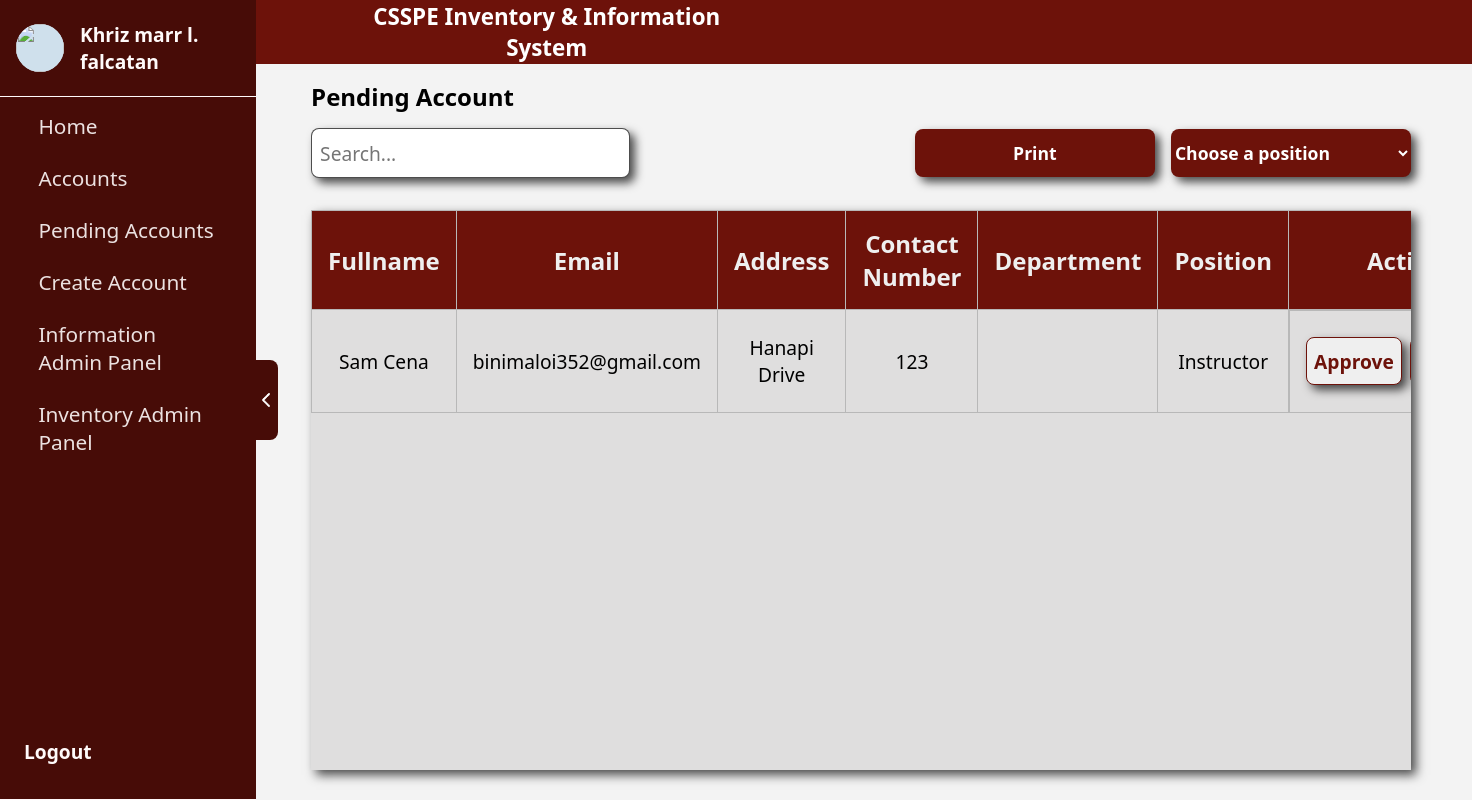
The app's page /superAdmin/pendingAccount.php (signed in) with its own data.
### tables this page shows
CREATE TABLE `pending_users` (
  `id` int(11) NOT NULL,
  `first_name` varchar(100) NOT NULL,
  `last_name` varchar(100) NOT NULL,
  `middle_name` varchar(100) DEFAULT NULL,
  `email` varchar(255) NOT NULL,
  `address` text NOT NULL,
  `contact_no` varchar(15) NOT NULL,
  `rank` enum('Instructor','Assistant Professor','Associate Professor','Professor') NOT NULL,
  `password` varchar(255) NOT NULL,
  `created_at` timestamp NOT NULL DEFAULT current_timestamp(),
  `role` varchar(50) NOT NULL DEFAULT 'Instructor',
  `image` varchar(255) DEFAULT NULL,
  `department` varchar(255) NOT NULL
);

### superAdmin/pendingAccount.php (the view, shortened to what this page needs)
<?php
require_once '../conn/conn.php';
$query = "SELECT id, first_name, last_name, middle_name, email, address, contact_no, rank, password, created_at, role, department FROM pending_users";
$result = mysqli_query($conn, $query);
?>
<!DOCTYPE html>
<html lang="en">
<head>
    <link rel="stylesheet" href="../assets/css/pendingAccount.css">
    <link rel="stylesheet" href="../assets/css/sidebar.css">
    <link href="https://cdn.jsdelivr.net/npm/sweetalert2@11/dist/sweetalert2.min.css" rel="stylesheet">
</head>
<body>
    <div class="body">
    <div class="sidebar">
            <div class="sidebarContent">
                <div class="arrowContainer" style="margin-left: 80rem;" id="toggleButton">
                    <div class="subArrowContainer">
                        <img class="hideIcon" src="../assets/img/arrow.png" alt="">
                    </div>
                </div>
            </div>
            <div class="userContainer">
                <div class="subUserContainer">
                    <div class="userPictureContainer">
                        <div class="subUserPictureContainer">
                            <img class="subUserPictureContainer" src="../assets/img/CSSPE.png" alt="">
                        </div>
                    </div>
                    <div class="userPictureContainer1">
                        <p>Khriz marr l. falcatan</p>
                    </div>
                </div>
                <div class="navContainer">
                    <div class="subNavContainer">
                        <a href="../superAdmin/homePage/announcement.php">
                            <div class="buttonContainer1">
                                <div class="nameOfIconContainer">
                                    <p>Home</p>
                                </div>
                            </div>
                        </a>
                        <a href="../superAdmin/account.php">
                            <div class="buttonContainer1">
                                <div class="nameOfIconContainer">
                                    <p>Accounts</p>
                                </div>
                            </div>
                        </a>
                        <a href="../superAdmin/pendingAccount.php">
                            <div class="buttonContainer1">
                                <div class="nameOfIconContainer">
                                    <p>Pending Accounts</p>
                                </div>
                            </div>
                        </a>
                        <a href="../superAdmin/createAdmin.php">
                            <div class="buttonContainer1">
                                <div class="nameOfIconContainer">
                                    <p>Create Account</p>
                                </div>
                            </div>
                        </a>
                        <a href="../superAdmin/informationAdmin/program.php">
                            <div class="buttonContainer1">
                                <div class="nameOfIconContainer">
                                    <p>Information Admin Panel</p>
                                </div>
                            </div>
                        </a>
                        <a href="../superAdmin/inventoryAdmin/dashboard.php">
                            <div class="buttonContainer1">
                                <div class="nameOfIconContainer">
                                    <p>Inventory Admin Panel</p>
                                </div>
                            </div>
                        </a>
                    </div>
                </div>
                <div class="subUserContainer">
                    <a href="../logout.php">
                        <div style="margin-left: 1.5rem;" class="userPictureContainer1">
                            <p>Logout</p>
                        </div>
                    </a>
                </div>
            </div>
        </div>
        <div class="mainContainer" style="margin-left: 250px;">
            <div class="container">
                <div class="headerContainer">
                    <div class="subHeaderContainer">
                        <div class="logoContainer">
                        </div>
                        <div class="collegeNameContainer">
                            <p>CSSPE Inventory & Information System</p>
                        </div>
                    </div>
                </div>
                <div class="textContainer">
                    <p class="text">Pending Account</p>
                </div>
                <div class="searchContainer">
                    <input class="searchBar" type="text" placeholder="Search...">
                    <div class="printButton" style="gap: 1rem; display: flex; width: 90%;">
                        <button class="addButton size">Print</button>
                        <select name="" class="addButton size" id="">
                            <option value="">Choose a position</option>
                        </select>
                    </div>
                </div>
                <div class="tableContainer">
                    <table>
                        <thead>
                            <tr>
                                <th>Fullname</th>
                                <th>Email</th>
                                <th>Address</th>
                                <th>Contact Number</th>
                                <th>Department</th>
                                <th>Position</th>
                                <th>Action</th>
                            </tr>
                        </thead>
                        <tbody>
                            <?php while($row = mysqli_fetch_assoc($result)): ?>
                                <tr>
                                    <td><?php echo htmlspecialchars($row['first_name'] . ' ' . $row['middle_name'] . ' ' . $row['last_name']); ?></td>
                                    <td><?php echo htmlspecialchars($row['email']); ?></td>
                                    <td><?php echo htmlspecialchars($row['address']); ?></td>
                                    <td><?php echo htmlspecialchars($row['contact_no']); ?></td>
                                    <td><?php echo htmlspecialchars($row['department']); ?></td>
                                    <td><?php echo htmlspecialchars($row['rank']); ?></td>
                                    <td class="button">
                                        <a href="#" onclick="approveUser(<?php echo $row['id']; ?>)">
                                            <button class="addButton1" style="width: 6rem;">Approve</button>
                                        </a>
                                    </td>
                                </tr>
                            <?php endwhile; ?>
                        </tbody>
                    </table>
                </div>
            </div>
        </div>
    </div>
</body>
</html>

### assets/css/pendingAccount.css (style rules this page uses)
* { padding: 0; margin: 0; font-family: system-ui, -apple-system, BlinkMacSystemFont, 'Segoe UI', Roboto, Oxygen, Ubuntu, Cantarell, 'Open Sans', 'Helvetica Neue', sans-serif; }
.body { background-color: rgb(243, 243, 243); display: grid; grid-template-columns: 1fr; height: 100vh; }
.mainContainer { background-color: rgb(243, 243, 243); }
.headerContainer { height: 4rem; background-color: rgb(109, 18, 10); display: flex; gap: 0.5rem; flex-direction: row; }
.subHeaderContainer { height: 100%; width: 4rem; margin-left: 1rem; display: flex; align-items: center; justify-content: center; }
.collegeNameContainer { height: 100%; display: flex; align-items: center; justify-content: center; font-size: 2rem; color: white; display: none; }
.container { height: 100%; display: flex; align-items: center; flex-direction: column; width: 100%; }
.textContainer { height: 4rem; display: flex; align-items: center; justify-content: center; font-size: min(2rem, 1.5rem); font-weight: bold; width: 100%; }
.searchContainer { display: flex; align-items: center; justify-content: center; gap: 1rem; flex-direction: column; width: 100%; }
.searchBar { height: 3rem; width: 90%; border-radius: 0.5rem; box-shadow: 5px 5px 10px rgba(0, 0, 0, 0.699); font-size: 1.2rem; border: solid rgba(0, 0, 0, 0.699) 1px; padding-left: 0.5rem; }
.addButton { width: 92%; height: 3rem; border: none; border-radius: 0.5rem; background-color: rgb(109, 18, 10); color: white; font-size: min(1.2rem, 1.1rem); font-weight: bold; cursor: pointer; transition: all 0.15s; box-shadow: 5px 5px 10px rgba(0, 0, 0, 0.699); }
.addButton1 { width: 92%; height: 3rem; border: solid rgb(109, 18, 10) 1px; border-radius: 0.5rem; color: rgb(109, 18, 10); font-size: 1.2rem; font-weight: bold; cursor: pointer; transition: all 0.15s; box-shadow: 5px 5px 10px rgba(0, 0, 0, 0.699); }
.tableContainer { margin-top: 2rem; width: 90%; overflow: auto; background-color: rgb(223, 222, 222); box-shadow: 5px 5px 10px rgba(0, 0, 0, 0.699); overflow: auto; }
.button { display: flex; flex-direction: column; gap: 0.5rem; }
.collegeNameContainer { height: 100%; display: flex; align-items: center; justify-content: center; font-size: 2rem; color: white; display: none; width: 30rem; }
.logoContainer { height: 100%; width: 4rem; display: flex; justify-content: center; align-items: center; }
.headerContainer { height: 4rem; width: 100%; }
.subHeaderContainer { display: flex; justify-content: center; align-items: center; flex-direction: row; gap: 0.5rem; }
@media only screen and (min-width: 601px) { .subHeaderContainer { width: 31rem; } }
@media only screen and (min-width: 601px) { .collegeNameContainer { display: flex; font-size: 1.4rem; font-weight: bold; } }
@media only screen and (min-width: 601px) { table { border-collapse: collapse; text-align: center; width: 100%; } }
@media only screen and (min-width: 601px) { th { background-color: rgb(109, 18, 10); color: rgb(239,239,239); font-size: 1.5rem; } }
@media only screen and (min-width: 601px) { td { font-size: 1.2rem; } }
@media only screen and (min-width: 601px) { th, td { border: solid #b8b8b8 0.1px; height: 2rem; padding: 1rem; justify-content: center; align-items: center; } }
@media only screen and (min-width: 601px) { .button { flex-direction: row; height: 4.3rem; padding: 1rem; } }
@media only screen and (min-width: 601px) { .searchContainer { flex-direction: row; justify-content: space-between; width: 90%; } }
@media only screen and (min-width: 601px) { .searchBar { width: 25rem; } }
@media only screen and (min-width: 601px) { .size { width: 15rem; } }
@media only screen and (min-width: 601px) { .tableContainer { height: 70%; } }
@media only screen and (min-width: 601px) { .textContainer { justify-content: left; } }
@media only screen and (min-width: 601px) { .text { margin-left: 5%; } }
@media only screen and (min-width: 601px) { .printButton { display: flex; justify-content: right; } }

### records on screen
pending_users: first_name+middle_name+last_name "Sam Cena", email "binimaloi352@gmail.com", address "Hanapi Drive", contact_no "123", rank "Instructor"
